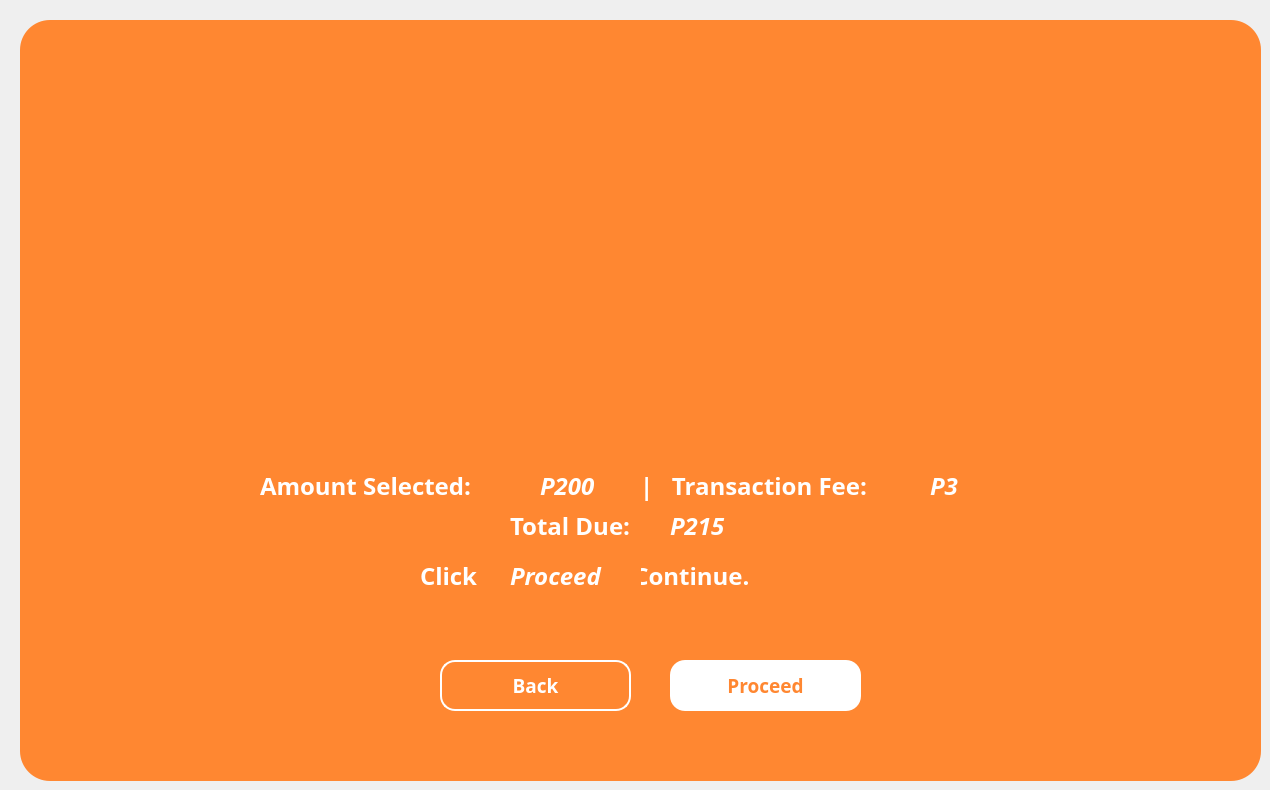
  <widget class="QWidget" name="confirmationFrame_01">
   <widget class="QFrame" name="confirmationFrame_3">
    <property name="enabled">
     <bool>true</bool>
    </property>
    <property name="geometry">
     <rect>
      <x>20</x>
      <y>20</y>
      <width>1241</width>
      <height>761</height>
     </rect>
    </property>
    <property name="font">
     <font>
      <pointsize>9</pointsize>
     </font>
    </property>
    <property name="styleSheet">
     <string notr="true">QFrame {
    background-color: #ff8731;
	border-radius: 30px;
}
</string>
    </property>
    <property name="frameShape">
     <enum>QFrame::NoFrame</enum>
    </property>
    <widget class="QLabel" name="main_logo_56">
     <property name="geometry">
      <rect>
       <x>470</x>
       <y>90</y>
       <width>300</width>
       <height>300</height>
      </rect>
     </property>
     <property name="text">
      <string/>
     </property>
     <property name="pixmap">
      <pixmap>images/question_white2.png</pixmap>
     </property>
     <property name="scaledContents">
      <bool>true</bool>
     </property>
    </widget>
    <widget class="QLabel" name="label_145">
     <property name="geometry">
      <rect>
       <x>240</x>
       <y>450</y>
       <width>271</width>
       <height>31</height>
      </rect>
     </property>
     <property name="font">
      <font>
       <family>Montserrat</family>
       <pointsize>18</pointsize>
       <weight>75</weight>
       <bold>true</bold>
      </font>
     </property>
     <property name="styleSheet">
      <string notr="true">QLabel {
    color: white;
}
</string>
     </property>
     <property name="text">
      <string>Amount Selected: </string>
     </property>
    </widget>
    <widget class="QToolButton" name="cb_confirm_proceed">
     <property name="geometry">
      <rect>
       <x>650</x>
       <y>640</y>
       <width>191</width>
       <height>51</height>
      </rect>
     </property>
     <property name="font">
      <font>
       <family>Montserrat</family>
       <pointsize>14</pointsize>
       <weight>75</weight>
       <bold>true</bold>
      </font>
     </property>
     <property name="cursor">
      <cursorShape>PointingHandCursor</cursorShape>
     </property>
     <property name="styleSheet">
      <string notr="true">QToolButton {
    background-color: white;
    color: #ff8731;
    border: none;
    border-radius: 15px;
    text-align: center;
}

QToolButton:hover {
    background-color: #FFC499;  /* light gray */
	border: 2px solid #FFC499;
}

QToolButton:pressed {
    background-color: #F56600;
	color: white;
    padding-top: 10px;  /* simulate press-in */
    padding-bottom: 15px;
 
}

</string>
     </property>
     <property name="text">
      <string>Proceed</string>
     </property>
     <property name="iconSize">
      <size>
       <width>200</width>
       <height>200</height>
      </size>
     </property>
     <property name="checkable">
      <bool>false</bool>
     </property>
     <property name="popupMode">
      <enum>QToolButton::DelayedPopup</enum>
     </property>
     <property name="toolButtonStyle">
      <enum>Qt::ToolButtonIconOnly</enum>
     </property>
    </widget>
    <widget class="QLabel" name="cb_confirm_amount">
     <property name="geometry">
      <rect>
       <x>520</x>
       <y>450</y>
       <width>101</width>
       <height>31</height>
      </rect>
     </property>
     <property name="font">
      <font>
       <family>Montserrat</family>
       <pointsize>18</pointsize>
       <weight>75</weight>
       <italic>true</italic>
       <bold>true</bold>
      </font>
     </property>
     <property name="styleSheet">
      <string notr="true">QLabel {
    color: white;
}
</string>
     </property>
     <property name="text">
      <string>P200</string>
     </property>
    </widget>
    <widget class="QLabel" name="label_146">
     <property name="geometry">
      <rect>
       <x>620</x>
       <y>450</y>
       <width>281</width>
       <height>31</height>
      </rect>
     </property>
     <property name="font">
      <font>
       <family>Montserrat</family>
       <pointsize>18</pointsize>
       <weight>75</weight>
       <bold>true</bold>
      </font>
     </property>
     <property name="styleSheet">
      <string notr="true">QLabel {
    color: white;
}
</string>
     </property>
     <property name="text">
      <string>|   Transaction Fee:</string>
     </property>
    </widget>
    <widget class="QLabel" name="cb_confirm_trans">
     <property name="geometry">
      <rect>
       <x>910</x>
       <y>450</y>
       <width>101</width>
       <height>31</height>
      </rect>
     </property>
     <property name="font">
      <font>
       <family>Montserrat</family>
       <pointsize>18</pointsize>
       <weight>75</weight>
       <italic>true</italic>
       <bold>true</bold>
      </font>
     </property>
     <property name="styleSheet">
      <string notr="true">QLabel {
    color: white;
}
</string>
     </property>
     <property name="text">
      <string>P3</string>
     </property>
    </widget>
    <widget class="QLabel" name="label_147">
     <property name="geometry">
      <rect>
       <x>490</x>
       <y>490</y>
       <width>151</width>
       <height>31</height>
      </rect>
     </property>
     <property name="font">
      <font>
       <family>Montserrat</family>
       <pointsize>18</pointsize>
       <weight>75</weight>
       <bold>true</bold>
      </font>
     </property>
     <property name="styleSheet">
      <string notr="true">QLabel {
    color: white;
}
</string>
     </property>
     <property name="text">
      <string>Total Due:</string>
     </property>
    </widget>
    <widget class="QLabel" name="cb_confirm_due">
     <property name="geometry">
      <rect>
       <x>650</x>
       <y>490</y>
       <width>101</width>
       <height>31</height>
      </rect>
     </property>
     <property name="font">
      <font>
       <family>Montserrat</family>
       <pointsize>18</pointsize>
       <weight>75</weight>
       <italic>true</italic>
       <bold>true</bold>
      </font>
     </property>
     <property name="styleSheet">
      <string notr="true">QLabel {
    color: white;
}
</string>
     </property>
     <property name="text">
      <string>P215</string>
     </property>
    </widget>
    <widget class="QLabel" name="label_148">
     <property name="geometry">
      <rect>
       <x>400</x>
       <y>540</y>
       <width>411</width>
       <height>31</height>
      </rect>
     </property>
     <property name="font">
      <font>
       <family>Montserrat</family>
       <pointsize>18</pointsize>
       <weight>75</weight>
       <bold>true</bold>
      </font>
     </property>
     <property name="styleSheet">
      <string notr="true">QLabel {
    color: white;
}
</string>
     </property>
     <property name="text">
      <string>Click                    to Continue.</string>
     </property>
    </widget>
    <widget class="QLabel" name="label_149">
     <property name="geometry">
      <rect>
       <x>490</x>
       <y>540</y>
       <width>131</width>
       <height>31</height>
      </rect>
     </property>
     <property name="font">
      <font>
       <family>Montserrat</family>
       <pointsize>18</pointsize>
       <weight>75</weight>
       <italic>true</italic>
       <bold>true</bold>
      </font>
     </property>
     <property name="styleSheet">
      <string notr="true">QLabel {
    color: white;
}
</string>
     </property>
     <property name="text">
      <string>Proceed</string>
     </property>
    </widget>
    <widget class="QToolButton" name="cb_confirm_backBtn">
     <property name="geometry">
      <rect>
       <x>420</x>
       <y>640</y>
       <width>191</width>
       <height>51</height>
      </rect>
     </property>
     <property name="font">
      <font>
       <family>Montserrat</family>
       <pointsize>14</pointsize>
       <weight>75</weight>
       <bold>true</bold>
      </font>
     </property>
     <property name="cursor">
      <cursorShape>PointingHandCursor</cursorShape>
     </property>
     <property name="styleSheet">
      <string notr="true">QToolButton {
    background-color: transparent;
    color: white;
    border: 2px solid white;
    border-radius: 15px;

    text-align: center;
}


QToolButton:hover {
    background-color: #FFC499;  /* light gray */
	border: 2px solid #FFC499;
}

QToolButton:pressed {
    background-color: #F56600;
	color: white;
    padding-top: 10px;  /* simulate press-in */
    padding-bottom: 15px;
 
}</string>
     </property>
     <property name="text">
      <string>Back</string>
     </property>
     <property name="iconSize">
      <size>
       <width>200</width>
       <height>200</height>
      </size>
     </property>
     <property name="checkable">
      <bool>false</bool>
     </property>
     <property name="popupMode">
      <enum>QToolButton::DelayedPopup</enum>
     </property>
     <property name="toolButtonStyle">
      <enum>Qt::ToolButtonIconOnly</enum>
     </property>
    </widget>
   </widget>
  </widget>
